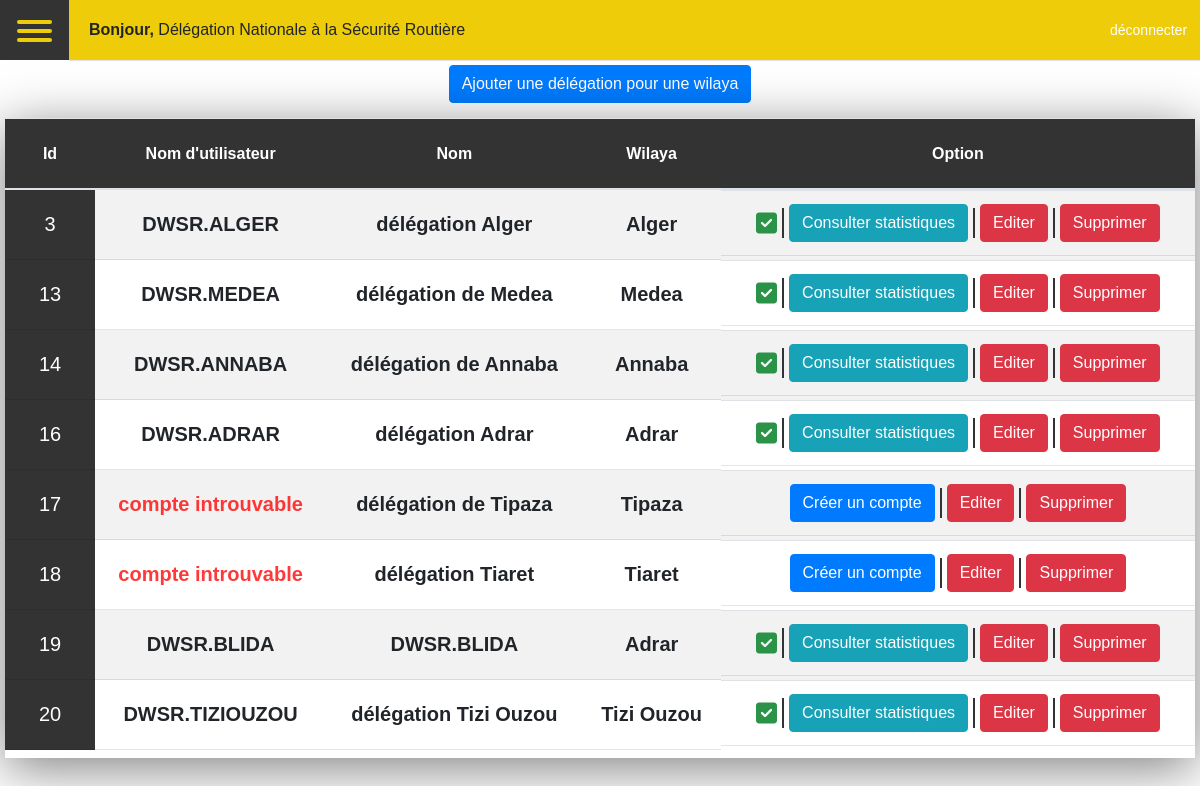
Page /liste_des_dwsr/ (signed in) on the committed database.
### compte/models.py (models this page shows, shortened)
class Dnsr(models.Model):
    name = models.CharField(max_length=100)
    user = models.OneToOneField(User, null=True, on_delete=models.CASCADE)

class Dwsr(models.Model):
    dnsr = models.ForeignKey(Dnsr, null=True, blank=True, on_delete=models.CASCADE)
    user = models.OneToOneField(User,null=True, blank=True, on_delete=models.SET_NULL)
    name = models.CharField(max_length=100, null=True, blank=True)
    wilaya = models.CharField(max_length=100, null=True, blank=True)

### compte/decorators.py (the view)
        def wrapper_func(request, *args, **kwargs):
            group = None
            if request.user.groups.exists():
                group = request.user.groups.all()[0].name
            if group in allowed_roles:
                return view_func(request, *args, **kwargs)
            else:
                return HttpResponse('Vous n\'ètes pas authorisé pour accéder à cette page')

### compte/views.py (called while the page is built)
@login_required(login_url='login')
@allowed_users(allowed_roles=['DNSR'])
def liste_des_dwsr(request):
    context = {
        'dwsrs': Dwsr.objects.all()
    }
    return render(request, 'liste_des_dwsr.html', context)

### templates/liste_des_dwsr.html
{% extends 'base.html' %}
{% block content %}
<section class="wrap" style="flex-direction: column; line-height: 45px;">
    <a href="{% url 'create_dwsr' %}" class="btn btn-primary" style="display: block;">Ajouter une délégation pour une wilaya</a>
<div class="table" style="height: 80vh;">
<table>
    <thead>
        <th style="text-align: center;">Id</th>
        <th style="text-align: center;">Nom d'utilisateur</th>
        <th style="text-align: center;">Nom</th>
        <th style="text-align: center;">Wilaya</th>
        <th  style="text-align: center;">Option</th>
    </thead>
    <tbody style="background-color: #FFF;">
        {% for dwsr in dwsrs %}
            <tr>
                <td style="font-size: 20px; text-align: center; line-height: 45px;">{{dwsr.id}}</td>
                {% if dwsr.user is not None %}
                <td style="font-size: 20px; text-align: center; line-height: 45px;">{{dwsr.user.username}}</td>
                {% else %}
                <td style="font-size: 20px; text-align: center; line-height: 45px;"><span style="color: rgba(255, 0, 0, 0.775);">compte introuvable</span></td>
                {% endif %}
                <td  style="font-size:20px; text-align: center; line-height: 45px;">{{dwsr.name}}</td>
                <td  style="font-size:20px; text-align: center; line-height: 45px;">{{dwsr.wilaya}}</td>
                {% if dwsr.user is None %}
                <td style="font-size: 20px; line-height: 45px; display: flex; justify-content: center; align-items: center;"><a href="{% url 'create_dwsr_user' dwsr.id %}" class="btn btn-primary">Créer un compte</a><div style="background: #333; width: 2px; height: 30px; margin: 5px;"></div><a href="{% url 'update_dwsr' dwsr.id %}" class="btn btn-danger">Editer</a><div style="background: #333; width: 2px; height: 30px; margin: 5px;"></div><a href="{% url 'delete_dwsr' dwsr.id %}" class="btn btn-danger">Supprimer</a></td>
                {% else %}
                <td style="font-size: 20px; line-height: 45px; display: flex; justify-content: center; align-items: center;"><i class="fa-solid fa-square-check"></i><div style="background: #333; width: 2px; height: 30px; margin: 5px;"></div><a href="{% url 'consulter_stat_dwsr' dwsr.id %}" class="btn btn-info">Consulter statistiques</a><div style="background: #333; width: 2px; height: 30px; margin: 5px;"></div><a href="{% url 'update_dwsr' dwsr.id %}" class="btn btn-danger">Editer</a><div style="background: #333; width: 2px; height: 30px; margin: 5px;"></div><a href="{% url 'delete_dwsr' dwsr.id %}" class="btn btn-danger">Supprimer</a></td></td>
                {% endif %}
            </tr>
        {% endfor %}
    </tbody>
</table>
</div>
</section>
{% endblock %}

### templates/parts/nav_dnsr.html (shortened to what this page needs)
 {% load static %}
 <div class="wrapper sticky-top">
    <div class="top_navbar">
      <div id="hamburger" class="hamburger">
         <div class="one"></div>
         <div class="two"></div>
         <div class="three"></div>
      </div>
      <div class="top_menu">
        {% if request.user.dnsr %}
       <span><strong>Bonjour, </strong>{{request.user.dnsr.name}}</span>
       {% elif request.user.dwsr %}
       <span><strong>Bonjour, </strong>{{request.user.dwsr.name}}</span>
       {% elif request.user.centreexamen %}
       <span><strong>Bonjour, </strong>{{request.user.centreexamen.nom}}</span>
       {% elif request.user.candidat %}
       <span><strong>Bonjour, </strong>{{request.user.candidat.nom}} {{request.user.candidat.prenom}}</span>
       {% endif %}
        <div class="logo">
          {% if request.user.is_authenticated %}
          <div class="logout-btn"><a href="{% url 'logout' %}"> <span style="font-size: 14px;" class="title">déconnecter</span></a></div>
          {% else %}
          <img src="{% static '/images/logo.jpg' %}" alt="DNSR">
          {% endif %}
        </div>
      </div>
    </div>
</div>

### static/css/style.css (style rules this page uses)
* { margin: 0; padding: 0; list-style: none; text-decoration: none; box-sizing: border-box; font-family: 'Poppins',sans-serif; }
.wrap { height: 100%; width: 100%; display: flex; justify-content: center; align-items: center; padding: 5px; }
.wrapper { font-family: 'Montserrat', sans-serif; }
.wrapper .top_navbar { width: 100%; height: 60px; display: flex; }
.wrapper .top_navbar .hamburger { width: 70px; height: 100%; background: #333; padding: 15px 17px; cursor: pointer; }
.wrapper .top_navbar .hamburger div { width: 35px; height: 4px; background: #eecc09; margin: 5px 0; border-radius: 5px; transition: all 0.5s ease; }
.wrapper .top_navbar .top_menu { width: 100%; height: 100%; background: #eecc09; display: flex; justify-content: space-between; align-items: center; padding: 0 20px; box-shadow: 0 1px 1px rgba(0,0,0,0.1); }
.wrapper .top_navbar .top_menu .logo { width: 60px; height: 60px; position: absolute; right: 30px; }
.wrapper .top_navbar .top_menu .logo .logout-btn { line-height: 60px; }
.wrapper .top_navbar .top_menu .logo .logout-btn a { text-decoration: none; color: #fff; display: block; }
.table { width: 100%; background: #fff; margin: 15px; max-height: 85vh; overflow-y: auto; box-shadow: 0 10px 50px 0px rgba(0,0,0,0.5); }
table { width: 100%; text-align: left; border-collapse: collapse; }
table thead th, table tbody td { padding: 15px; border: none; font-weight: 600; font-size: 14px; }
table thead th { background: #333; color: #fff; font-size: 16px; position: sticky; top: -1px; }
table tbody td { border-bottom: 1px solid rgba(0,0,0,0.1); }
table thead th:nth-child(1), table tbody th:nth-child(1) { width: 90px; text-align: center; }
table tbody td:nth-child(1) { background: #333; color: #fff; font-size: 16px; font-weight: 500; }
table tbody tr:hover, table tbody tr:nth-child(odd) { background: rgba(0,0,0,0.05); }
.fa-solid { color: #2b9348; font-size: x-large; line-height: 45px; }

### rows in the picture
Dwsr: id "3", user.username "DWSR.ALGER", name "délégation Alger", wilaya "Alger", shows "Consulter statistiques"
Dwsr: id "13", user.username "DWSR.MEDEA", name "délégation de Medea", wilaya "Medea", shows "Consulter statistiques"
Dwsr: id "14", user.username "DWSR.ANNABA", name "délégation de Annaba", wilaya "Annaba", shows "Consulter statistiques"
Dwsr: id "16", user.username "DWSR.ADRAR", name "délégation Adrar", wilaya "Adrar", shows "Consulter statistiques"
Dwsr: id "17", shows "compte introuvable", name "délégation de Tipaza", wilaya "Tipaza", shows "Créer un compte"
Dwsr: id "18", shows "compte introuvable", name "délégation Tiaret", wilaya "Tiaret", shows "Créer un compte"
Dwsr: id "19", user.username "DWSR.BLIDA", name "DWSR.BLIDA", wilaya "Adrar", shows "Consulter statistiques"
Dwsr: id "20", user.username "DWSR.TIZIOUZOU", name "délégation Tizi Ouzou", wilaya "Tizi Ouzou", shows "Consulter statistiques"

### other values in the picture
{{ request.user.dnsr.name }} "Délégation Nationale à la Sécurité Routière"
